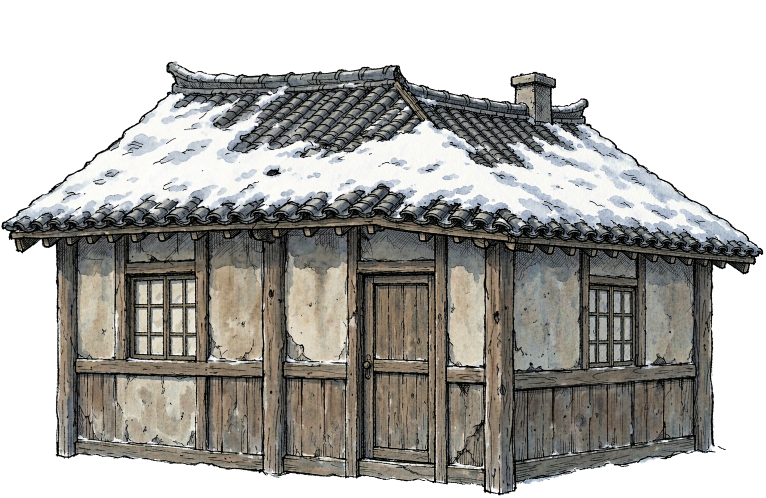
#> input picture assets/art/props/house_intact_near.png, 1531 x 995 px (shown at 1/2 size)
$ python palette_compare.py ../../assets/art/props/house_intact_near.png
#> lines starting #> are read from the running program, lines starting #| are printed output that depends on the picture; after the words box and inside, x2 and y2 are one past the last pixel; in counts of white or black regions, pixels touching at a corner belong together
#!/usr/bin/env python3
"""Compare tonal/saturation distribution of bridge variants vs canonical game art
(house_intact_near.png, corpse_ija_prone.png) so the bridge can be tuned to land
in the SAME distribution instead of by eye."""
import sys
import numpy as np
from PIL import Image


def stats(path):
    im = Image.open(path).convert("RGBA")
#> im is the input picture: PIL image 1531x995 RGBA; mean R, G, B, A 167.7, 166.3, 162.6, 162.4
    a = np.asarray(im).astype(np.float64) / 255.0
    rgb = a[..., :3]
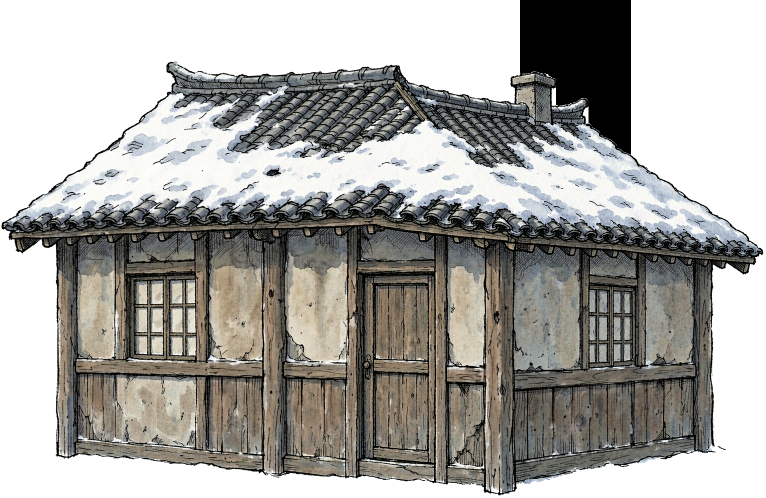
#> rgb: shape (995, 1531, 3) float64 (shown at 1/2 size); mean R, G, B 0.658, 0.652, 0.637
    alpha = a[..., 3]
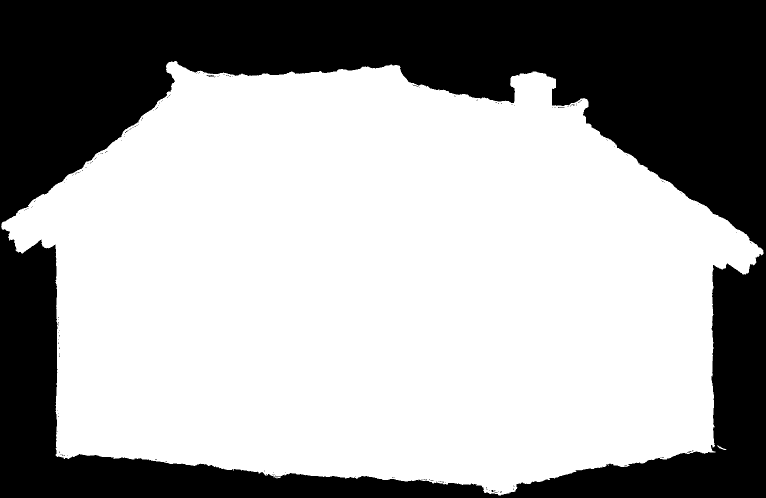
#> alpha: shape (995, 1531) float64 (shown at 1/2 size); values 0 (black) and 1 (white), 63.7% white; 167 black regions (164 under 20 px), largest, box (x1, y1, x2, y2) and area: (0, 0, 1531, 995) 553007, (414, 150, 428, 154) 28, (983, 980, 995, 986) 21
    op = alpha > 0.5
    px = rgb[op]
    n = len(px)
#> n = 969938
    # HSV
    mx = px.max(axis=1); mn = px.min(axis=1); d = mx - mn + 1e-9
    s = np.where(mx > 1e-6, d / (mx + 1e-9), 0.0)
    v = mx
    # dominant quantized colors
    q = (px * 31).round().astype(int)
    keys = q[:, 0] * 1024 + q[:, 1] * 32 + q[:, 2]
    uniq, counts = np.unique(keys, return_counts=True)
#> uniq = 950 values from 0 to 32767; counts = 950 values, max 57904 at index 0, min 1 at index 7, mean 1021
    order = np.argsort(-counts)[:8]
#> order = [0, 935, 948, 13, 337, 934, 338, 479]
    pal = []
    for idx in order:
        k = uniq[idx]
        r = int(k // 1024); g = int((k % 1024) // 32); b = int(k % 32)
        pal.append(f"({r*8:3d},{g*8:3d},{b*8:3d}):{100*counts[idx]/n:4.1f}%")
#> this loop made 8 passes
#> (idx, k, r, g, b) on passes 2 to 8: (935, 31710, 30, 30, 30), (948, 32766, 31, 31, 30), (13, 1057, 1, 1, 1), (337, 13740, 13, 13, 12), (934, 31709, 30, 30, 29), (338, 13741, 13, 13, 13), (479, 17901, 17, 15, 13)
#> (k, r, g, b) on pass 1: (0, 0, 0, 0)
#> after the loop, pal = ['(  0,  0,  0): 6.0%', '(240,240,240): 5.0%', '(248,248,240): 2.2%', '(  8,  8,  8): 1.3%', '(104,104, 96): 1.1%', '(240,240,232): 1.0%', '(104,104,104): 1.0%', '(136,120,104): 0.9%']
    return dict(
        n=n,
        mean=np.round(px.mean(axis=0), 3),
        med_s=round(float(np.median(s)), 3),
        med_v=round(float(np.median(v)), 3),
        pal=pal,
    )


def show(label, s):
#> called with label = 'HOUSE (approved)'
    print(f"\n[{label}]  n={s['n']}")
#| [HOUSE (approved)]  n=969938
    print(f"  mean RGB     : {s['mean']}")
#|   mean RGB     : [0.511 0.503 0.48 ]
    print(f"  median sat   : {s['med_s']}   median value: {s['med_v']}")
#|   median sat   : 0.101   median value: 0.522
    print(f"  top tones    : " + "  ".join(s['pal']))
#|   top tones    : (  0,  0,  0): 6.0%  (240,240,240): 5.0%  (248,248,240): 2.2%  (  8,  8,  8): 1.3%  (104,104, 96): 1.1%  (240,240,232): 1.0%  (104,104,104): 1.0%  (136,120,104): 0.9%


if __name__ == "__main__":
    targets = {
        "HOUSE (approved)": "../../assets/art/props/house_intact_near.png",
        "CORPSE (approved)": "../../assets/art/sprites/corpse_ija_prone.png",
    }
    for lbl, p in targets.items():
        try:
            show(lbl, stats(p))
        except Exception as e:
            print(lbl, "ERR", e)
    for p in sys.argv[1:]:
        try:
            show("BRIDGE:" + p, stats(p))
#| [BRIDGE:../../assets/art/props/house_intact_near.png]  n=969938
#|   mean RGB     : [0.511 0.503 0.48 ]
#|   median sat   : 0.101   median value: 0.522
#|   top tones    : (  0,  0,  0): 6.0%  (240,240,240): 5.0%  (248,248,240): 2.2%  (  8,  8,  8): 1.3%  (104,104, 96): 1.1%  (240,240,232): 1.0%  (104,104,104): 1.0%  (136,120,104): 0.9%
        except Exception as e:
            print(p, "ERR", e)
